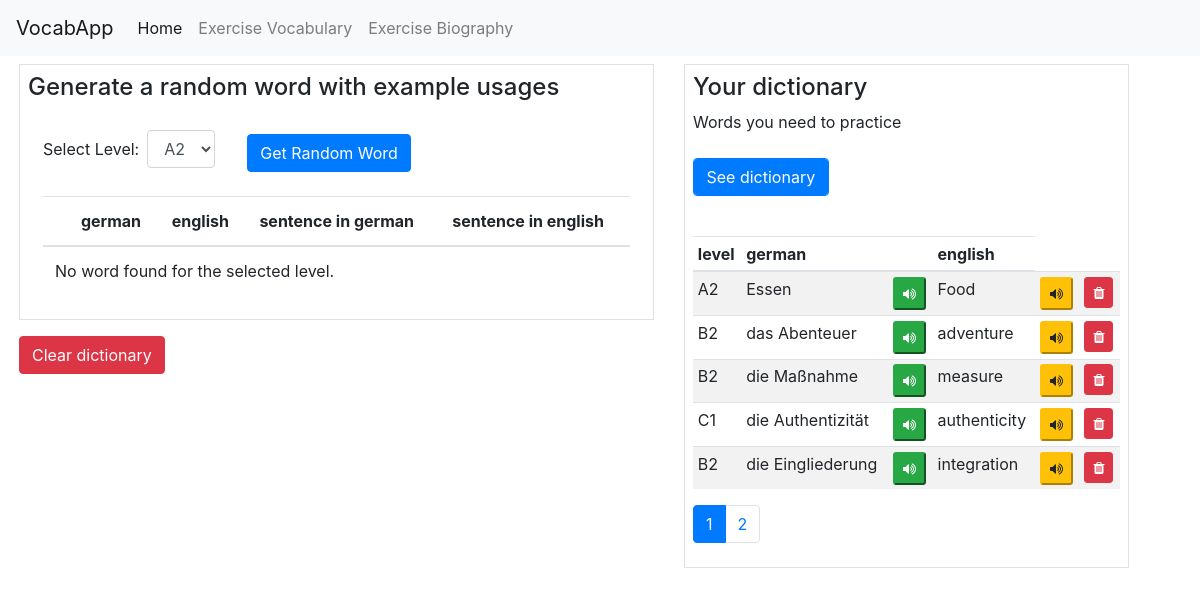
Screenshot of /search with the database file from the repository.
### app.py (models this page shows)
class LanguageData(db.Model):
    __tablename__ = 'language_data'
    id = db.Column(db.Integer, primary_key=True, index=True)
    level = db.Column(db.String, index=True)
    german_word = db.Column(db.String, unique=True, index=True)
    english_word = db.Column(db.String)
    german_example = db.Column(db.String)
    english_example = db.Column(db.String)
    in_dictionary = db.Column(db.Boolean)

### app.py (the view)
@app.route('/search', methods=['GET', 'POST'])
def search():
    if request.method == 'POST':
        page = request.args.get('page', 1, type=int)
        per_page = 5
        paginated_results = LanguageData.query.filter(
                LanguageData.in_dictionary==1
        ).paginate(page=page, per_page=per_page)
        return render_template('index.html', results=paginated_results)
    elif request.method == 'GET':
        print('     --- This is GET ---')
        page = request.args.get('page', 1, type=int)
        per_page = 5
        paginated_results = LanguageData.query.filter(
            LanguageData.in_dictionary == 1
        ).paginate(page=page, per_page=per_page)
        return render_template('index.html', results=paginated_results)
    return redirect(url_for('index'))

### templates/index.html (shortened to what this page needs)
<!DOCTYPE html>
<html lang="en">
<head>
    <link rel="stylesheet" href="https://stackpath.bootstrapcdn.com/bootstrap/4.3.1/css/bootstrap.min.css">
    <link rel="stylesheet" href="https://cdnjs.cloudflare.com/ajax/libs/font-awesome/4.7.0/css/font-awesome.min.css">
</head>
<body>
    <nav class="navbar navbar-expand-lg navbar-light bg-light">
        <a class="navbar-brand" href="{{ url_for('index') }}">VocabApp</a>
        <div class="collapse navbar-collapse" id="navbarNavDropdown">
          <ul class="navbar-nav">
            <li class="nav-item active">
              <a class="nav-link" href="{{ url_for('index') }}">Home <span class="sr-only">(current)</span></a>
            </li>
            <li class="nav-item">
              <a class="nav-link" href="{{url_for('exercise_flip')}}">Exercise Vocabulary</a>
            </li>
            <li class="nav-item">
                <a class="nav-link" href="{{url_for('exercise_bio')}}">Exercise Biography</a>
            </li>
          </ul>
        </div>
    </nav>
    <div class="container mt-2 ml-1">
        <div class="row">
            <div class="col-md-7">
                <div class="border p-2">
                    <h4>Generate a random word with example usages</h4>
                    <div class="container-fluid mt-4 table-responsive">
                            <form method="POST" action="{{ url_for('get_random_word') }}" class="form-inline">
                            <div class="form-group mr-2">
                                <label for="levelSelect">Select Level:</label>
                                <select class="form-control ml-2" id="levelSelect" name="vocab_level">
                                    <option value="A2">A2</option>
                                </select>
                            </div>
                                    <button type="submit" id="randomWordBtn" class="btn btn-primary mt-2 ml-4">Get Random Word</button>
                            </form>
                            <table class="table table-md mt-4 text-sm">
                                <thead>
                                    <tr>
                                        <th class="text-sm"></th>
                                        <th class="text-sm">german</th>
                                        <th class="text-sm">english</th>
                                        <th class="text-sm">sentence in german</th>
                                        <th class="text-sm">sentence in english</th>
                                    </tr>
                                </thead>
                                <tbody>
                                    {% if random_word %}
                                        <tr>
                                            <td>
                                                <form method="post" action="{{ url_for('add2dict', row_id=random_word.id) }}" onsubmit="">
                                                    <button type="submit" class="btn btn-primary btn-sm" data-toggle="tooltip" data-placement="top" title="Add to dictionary" >
                                                        <i class="fa fa-plus"></i>
                                                    </button>
                                                </form>
                                            </td>
                                            <td class="mb-2">
                                                <button type="button" class="pronounce-btn btn-success btn-sm" data-word="{{ random_word.german_word }}" data-language="german">
                                                    <i class="fa fa-volume-up"></i>
                                                </button>
                                                <div class="mt-2">{{ random_word.german_word }}</div>
                                            </td>
                                                <!-- <td>
                                                </td> -->
                                            <td>
                                                <button type="button" class="pronounce-btn btn-warning btn-sm" data-word="{{ random_word.english_word }}" data-language="english">
                                                    <i class="fa fa-volume-up"></i>
                                                </button>
                                                <div class="mt-2">{{ random_word.english_word }}</div>
                                            </td>
                                            <td>
                                                <button type="button" class="pronounce-btn btn-success btn-sm" data-word="{{ random_word.german_example }}" data-language="german">
                                                    <i class="fa fa-volume-up"></i>
                                                </button>
                                                <div class="mt-2">{{ random_word.german_example }}</div>
                                            </td>
                                            <td>
                                                <button type="button" class="pronounce-btn btn-warning btn-sm" data-word="{{ random_word.english_example }}" data-language="english">
                                                    <i class="fa fa-volume-up"></i>
                                                </button>
                                                <div class="mt-2">{{ random_word.english_example }}</div>
                                            </td>
                                        </tr>
                                    {% else %}
                                        <tr>
                                            <td colspan="5">No word found for the selected level.</td>
                                        </tr>
                                    {% endif %}
                                </tbody>
                            </table>
                    </div>
                </div>
                <div class="mt-3">
                        <button type="submit" class="btn btn-danger btn-md" data-toggle="modal" data-target="#confirmEmptyDictionary">
                            Clear dictionary
                        </button>
                </div>
            </div>
            <div class="col-md-5">
                <div class="border p-2">
                    <h4>Your dictionary</h4>
                    <p>Words you need to practice</p>
                    <div class="search mt-4 table-responsive">
                            <form method="POST" id="searchForm" action="{{ url_for('search') }}" onsubmit="">
                                <div class="form-row">
                                    <div class="form-group col-md-4">
                                        <button type="submit" class="btn btn-primary form-control">See dictionary</button>
                                    </div>
                                </div>
                            </form>
                            <table class="table table-striped table-sm fs-6 mt-4" id="resultsTable">
                                <thead>
                                    <tr>
                                        <th>level</th>
                                        <th>german</th>
                                        <th></th>
                                        <th>english</th>
                                    </tr>
                                </thead>
                                <tbody>
                                {% if results %}
                                    {% for row in results.items %}
                                    <tr>
                                        <td>{{ row['level'] }}</td>
                                        <td>{{ row['german_word'] }}</td>
                                        <td>
                                            <button type="button" class="pronounce-btn btn-success btn-sm" data-word="{{ row['german_word'] }}" data-language="german">
                                                <i class="fa fa-volume-up"></i>
                                            </button>
                                        </td>
                                        <td>{{ row['english_word'] }}</td>
                                        <td>
                                            <button type="button" class="pronounce-btn btn-warning btn-sm" data-word="{{ row['english_word'] }}">
                                                <i class="fa fa-volume-up"></i>
                                            </button>
                                        </td>
                                        <td>
                                                <button type="submit" class="btn btn-danger btn-sm  delete-btn" data-toggle="modal" data-target="#confirmDeleteModal" data-rowid="{{ row['id'] }}">
                                                    <i class="fa fa-trash"></i>
                                                </button>
                                        </td>
                                    </tr>
                                {% endfor %}
                                {% else %}
                                    <tr>
                                        <td colspan="6">No results found.</td>
                                    </tr>
                            {% endif %}
                                </tbody>
                            </table>
                        <nav aria-label="Page navigation">
                        {% if results and results.iter_pages %}
                            <ul class="pagination">
                                {% for page_num in results.iter_pages() %}
                                    {% if page_num %}
                                        <li class="page-item{% if page_num == results.page %} active{% endif %}">
                                            <a class="page-link" href="{{ url_for('search', page=page_num) }}">{{ page_num }}</a>
                                        </li>
                                    {% else %}
                                        <li class="page-item disabled"><span class="page-link">...</span></li>
                                    {% endif %}
                                {% endfor %}
                            </ul>
                        {% endif %}
                        </nav>
                    </div>
                </div>
            </div>
        </div>
    </div>
</body>
</html>

### rows the page displays
LanguageData: level "A2", german_word "Essen", english_word "Food"
LanguageData: level "B2", german_word "das Abenteuer", english_word "adventure"
LanguageData: level "B2", german_word "die Maßnahme", english_word "measure"
LanguageData: level "C1", german_word "die Authentizität", english_word "authenticity"
LanguageData: level "B2", german_word "die Eingliederung", english_word "integration"

### other values shown
{{ page_num }} "1" "2"
